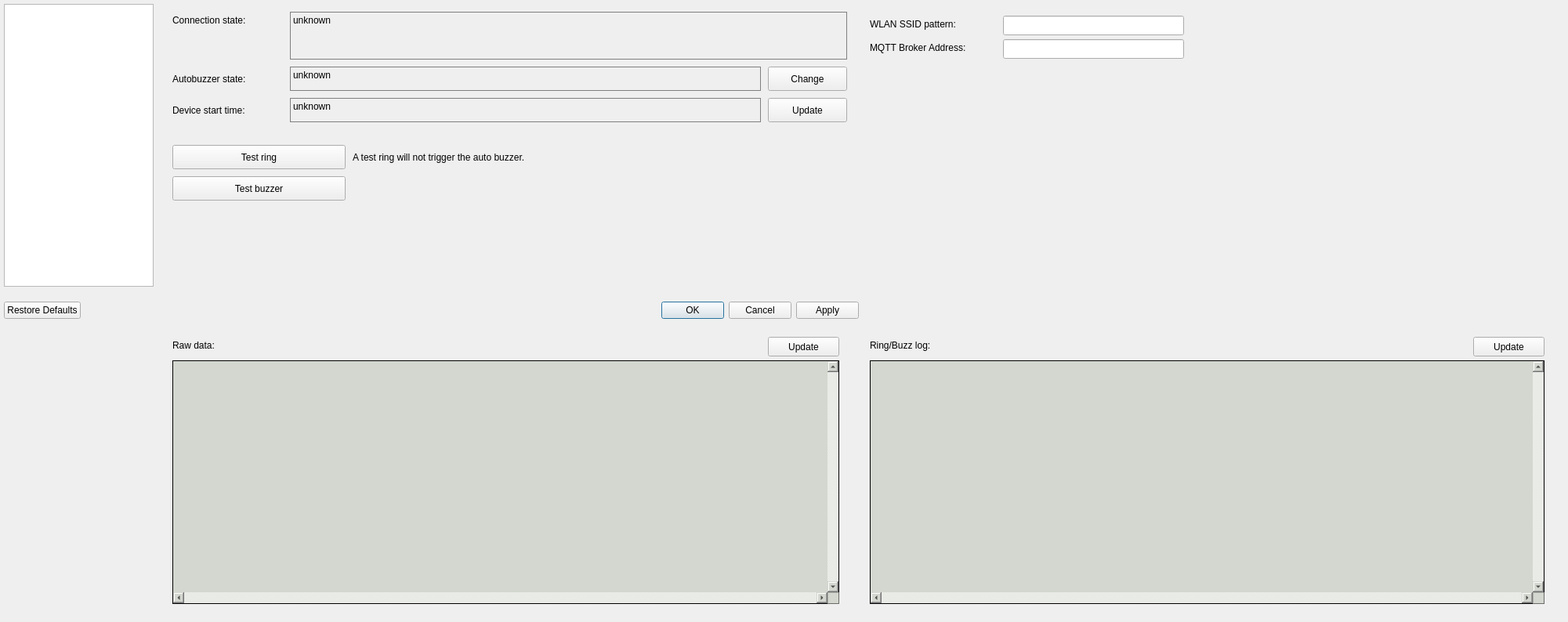
<?xml version="1.0" encoding="UTF-8"?>
<ui version="4.0">
 <class>ConfigDiagnosticsDialog</class>
 <widget class="QDialog" name="ConfigDiagnosticsDialog">
  <property name="geometry">
   <rect>
    <x>0</x>
    <y>0</y>
    <width>2001</width>
    <height>794</height>
   </rect>
  </property>
  <property name="sizePolicy">
   <sizepolicy hsizetype="Fixed" vsizetype="Fixed">
    <horstretch>0</horstretch>
    <verstretch>0</verstretch>
   </sizepolicy>
  </property>
  <property name="windowTitle">
   <string>Dialog</string>
  </property>
  <widget class="QDialogButtonBox" name="buttonBox">
   <property name="geometry">
    <rect>
     <x>5</x>
     <y>380</y>
     <width>1091</width>
     <height>32</height>
    </rect>
   </property>
   <property name="orientation">
    <enum>Qt::Orientation::Horizontal</enum>
   </property>
   <property name="standardButtons">
    <set>QDialogButtonBox::StandardButton::Apply|QDialogButtonBox::StandardButton::Cancel|QDialogButtonBox::StandardButton::Ok|QDialogButtonBox::StandardButton::RestoreDefaults</set>
   </property>
  </widget>
  <widget class="QListView" name="lstCategory">
   <property name="geometry">
    <rect>
     <x>5</x>
     <y>5</y>
     <width>191</width>
     <height>361</height>
    </rect>
   </property>
  </widget>
  <widget class="QWidget" name="wdgMainState" native="true">
   <property name="geometry">
    <rect>
     <x>210</x>
     <y>5</y>
     <width>881</width>
     <height>361</height>
    </rect>
   </property>
   <widget class="QLabel" name="label">
    <property name="geometry">
     <rect>
      <x>10</x>
      <y>10</y>
      <width>141</width>
      <height>21</height>
     </rect>
    </property>
    <property name="text">
     <string>Connection state:</string>
    </property>
   </widget>
   <widget class="QLabel" name="lblConnState">
    <property name="geometry">
     <rect>
      <x>160</x>
      <y>10</y>
      <width>711</width>
      <height>61</height>
     </rect>
    </property>
    <property name="styleSheet">
     <string notr="true">border: 1px solid grey;</string>
    </property>
    <property name="text">
     <string>unknown</string>
    </property>
    <property name="alignment">
     <set>Qt::AlignmentFlag::AlignLeading|Qt::AlignmentFlag::AlignLeft|Qt::AlignmentFlag::AlignTop</set>
    </property>
    <property name="wordWrap">
     <bool>true</bool>
    </property>
   </widget>
   <widget class="QLabel" name="label_5">
    <property name="geometry">
     <rect>
      <x>10</x>
      <y>80</y>
      <width>141</width>
      <height>31</height>
     </rect>
    </property>
    <property name="text">
     <string>Autobuzzer state:</string>
    </property>
   </widget>
   <widget class="QLabel" name="lblAutoBuzzerState">
    <property name="geometry">
     <rect>
      <x>160</x>
      <y>80</y>
      <width>601</width>
      <height>31</height>
     </rect>
    </property>
    <property name="styleSheet">
     <string notr="true">border: 1px solid grey;</string>
    </property>
    <property name="text">
     <string>unknown</string>
    </property>
    <property name="alignment">
     <set>Qt::AlignmentFlag::AlignLeading|Qt::AlignmentFlag::AlignLeft|Qt::AlignmentFlag::AlignTop</set>
    </property>
    <property name="wordWrap">
     <bool>true</bool>
    </property>
   </widget>
   <widget class="QPushButton" name="cmdTestRing">
    <property name="geometry">
     <rect>
      <x>10</x>
      <y>180</y>
      <width>221</width>
      <height>31</height>
     </rect>
    </property>
    <property name="text">
     <string>Test ring</string>
    </property>
   </widget>
   <widget class="QPushButton" name="cmdTestBuzzer">
    <property name="geometry">
     <rect>
      <x>10</x>
      <y>220</y>
      <width>221</width>
      <height>31</height>
     </rect>
    </property>
    <property name="text">
     <string>Test buzzer</string>
    </property>
   </widget>
   <widget class="QLabel" name="label_6">
    <property name="geometry">
     <rect>
      <x>10</x>
      <y>120</y>
      <width>141</width>
      <height>31</height>
     </rect>
    </property>
    <property name="text">
     <string>Device start time:</string>
    </property>
   </widget>
   <widget class="QLabel" name="lblDeviceStartTime">
    <property name="geometry">
     <rect>
      <x>160</x>
      <y>120</y>
      <width>601</width>
      <height>31</height>
     </rect>
    </property>
    <property name="styleSheet">
     <string notr="true">border: 1px solid grey;</string>
    </property>
    <property name="text">
     <string>unknown</string>
    </property>
    <property name="alignment">
     <set>Qt::AlignmentFlag::AlignLeading|Qt::AlignmentFlag::AlignLeft|Qt::AlignmentFlag::AlignTop</set>
    </property>
    <property name="wordWrap">
     <bool>true</bool>
    </property>
   </widget>
   <widget class="QPushButton" name="cmdUpdateStartTime">
    <property name="geometry">
     <rect>
      <x>770</x>
      <y>120</y>
      <width>101</width>
      <height>31</height>
     </rect>
    </property>
    <property name="text">
     <string>Update</string>
    </property>
   </widget>
   <widget class="QPushButton" name="cmdChangeAutoBuzz">
    <property name="geometry">
     <rect>
      <x>770</x>
      <y>80</y>
      <width>101</width>
      <height>31</height>
     </rect>
    </property>
    <property name="text">
     <string>Change</string>
    </property>
   </widget>
   <widget class="QLabel" name="label_8">
    <property name="geometry">
     <rect>
      <x>240</x>
      <y>180</y>
      <width>341</width>
      <height>31</height>
     </rect>
    </property>
    <property name="text">
     <string>A test ring will not trigger the auto buzzer.</string>
    </property>
   </widget>
  </widget>
  <widget class="QWidget" name="wdgRawData" native="true">
   <property name="geometry">
    <rect>
     <x>210</x>
     <y>420</y>
     <width>871</width>
     <height>361</height>
    </rect>
   </property>
   <widget class="QLabel" name="label_2">
    <property name="geometry">
     <rect>
      <x>10</x>
      <y>10</y>
      <width>141</width>
      <height>21</height>
     </rect>
    </property>
    <property name="text">
     <string>Raw data:</string>
    </property>
   </widget>
   <widget class="QPushButton" name="cmdUpdateRawData">
    <property name="geometry">
     <rect>
      <x>770</x>
      <y>10</y>
      <width>91</width>
      <height>25</height>
     </rect>
    </property>
    <property name="text">
     <string>Update</string>
    </property>
   </widget>
   <widget class="QTextEdit" name="txtRawData">
    <property name="geometry">
     <rect>
      <x>10</x>
      <y>40</y>
      <width>851</width>
      <height>311</height>
     </rect>
    </property>
    <property name="styleSheet">
     <string notr="true">background-color: rgb(211, 215, 207); border: 1px solid black;</string>
    </property>
    <property name="verticalScrollBarPolicy">
     <enum>Qt::ScrollBarPolicy::ScrollBarAlwaysOn</enum>
    </property>
    <property name="horizontalScrollBarPolicy">
     <enum>Qt::ScrollBarPolicy::ScrollBarAlwaysOn</enum>
    </property>
    <property name="lineWrapMode">
     <enum>QTextEdit::LineWrapMode::NoWrap</enum>
    </property>
    <property name="readOnly">
     <bool>true</bool>
    </property>
    <property name="textInteractionFlags">
     <set>Qt::TextInteractionFlag::TextSelectableByKeyboard|Qt::TextInteractionFlag::TextSelectableByMouse</set>
    </property>
   </widget>
  </widget>
  <widget class="QWidget" name="wdgSettings" native="true">
   <property name="geometry">
    <rect>
     <x>1100</x>
     <y>10</y>
     <width>881</width>
     <height>351</height>
    </rect>
   </property>
   <widget class="QLabel" name="label_3">
    <property name="geometry">
     <rect>
      <x>10</x>
      <y>10</y>
      <width>141</width>
      <height>21</height>
     </rect>
    </property>
    <property name="text">
     <string>WLAN SSID pattern:</string>
    </property>
   </widget>
   <widget class="QLineEdit" name="txtWlanPattern">
    <property name="geometry">
     <rect>
      <x>180</x>
      <y>10</y>
      <width>231</width>
      <height>25</height>
     </rect>
    </property>
   </widget>
   <widget class="QLabel" name="label_4">
    <property name="geometry">
     <rect>
      <x>10</x>
      <y>40</y>
      <width>171</width>
      <height>21</height>
     </rect>
    </property>
    <property name="text">
     <string>MQTT Broker Address:</string>
    </property>
   </widget>
   <widget class="QLineEdit" name="txtBrokerAddr">
    <property name="geometry">
     <rect>
      <x>180</x>
      <y>40</y>
      <width>231</width>
      <height>25</height>
     </rect>
    </property>
   </widget>
  </widget>
  <widget class="QWidget" name="wdgActionLog" native="true">
   <property name="geometry">
    <rect>
     <x>1100</x>
     <y>420</y>
     <width>881</width>
     <height>361</height>
    </rect>
   </property>
   <widget class="QLabel" name="label_7">
    <property name="geometry">
     <rect>
      <x>10</x>
      <y>10</y>
      <width>141</width>
      <height>21</height>
     </rect>
    </property>
    <property name="text">
     <string>Ring/Buzz log:</string>
    </property>
   </widget>
   <widget class="QPushButton" name="cmdUpdateHistory">
    <property name="geometry">
     <rect>
      <x>780</x>
      <y>10</y>
      <width>91</width>
      <height>25</height>
     </rect>
    </property>
    <property name="text">
     <string>Update</string>
    </property>
   </widget>
   <widget class="QTextEdit" name="txtActionLog">
    <property name="geometry">
     <rect>
      <x>10</x>
      <y>40</y>
      <width>861</width>
      <height>311</height>
     </rect>
    </property>
    <property name="styleSheet">
     <string notr="true">background-color: rgb(211, 215, 207); border: 1px solid black;</string>
    </property>
    <property name="verticalScrollBarPolicy">
     <enum>Qt::ScrollBarPolicy::ScrollBarAlwaysOn</enum>
    </property>
    <property name="horizontalScrollBarPolicy">
     <enum>Qt::ScrollBarPolicy::ScrollBarAlwaysOn</enum>
    </property>
    <property name="lineWrapMode">
     <enum>QTextEdit::LineWrapMode::NoWrap</enum>
    </property>
    <property name="readOnly">
     <bool>true</bool>
    </property>
    <property name="textInteractionFlags">
     <set>Qt::TextInteractionFlag::TextSelectableByKeyboard|Qt::TextInteractionFlag::TextSelectableByMouse</set>
    </property>
   </widget>
  </widget>
 </widget>
 <resources/>
 <connections>
  <connection>
   <sender>buttonBox</sender>
   <signal>accepted()</signal>
   <receiver>ConfigDiagnosticsDialog</receiver>
   <slot>accept()</slot>
   <hints>
    <hint type="sourcelabel">
     <x>248</x>
     <y>254</y>
    </hint>
    <hint type="destinationlabel">
     <x>157</x>
     <y>274</y>
    </hint>
   </hints>
  </connection>
  <connection>
   <sender>buttonBox</sender>
   <signal>rejected()</signal>
   <receiver>ConfigDiagnosticsDialog</receiver>
   <slot>reject()</slot>
   <hints>
    <hint type="sourcelabel">
     <x>316</x>
     <y>260</y>
    </hint>
    <hint type="destinationlabel">
     <x>286</x>
     <y>274</y>
    </hint>
   </hints>
  </connection>
 </connections>
</ui>
